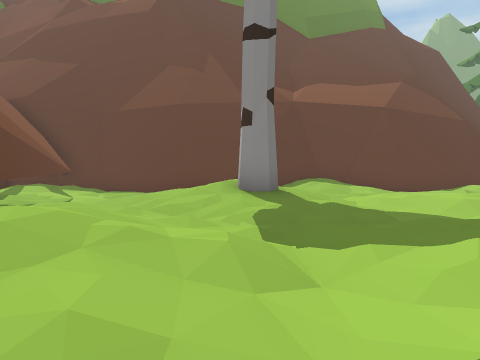
view 1 (above)

24 first-person views from a walk through a Unity game level. The camera is 1.3 m above the floor, tilts 2° down and sees 70° across. The floor is counted in squares, 2 m on a side. Each view is taken from the middle of a square. On the plan, view 1 faces up. The plan holds only what a view shows up to about 10 squares ahead; the rest is blank. The place goes on beyond the plan. The player character is not drawn. Some animated figures are left out.

view 2
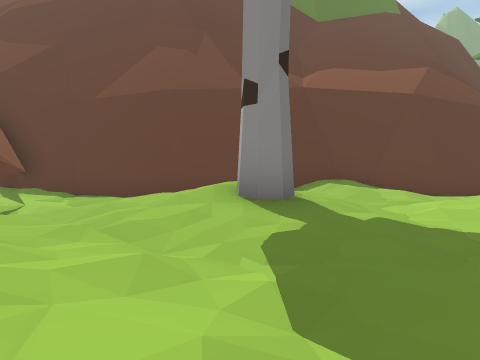

view 3
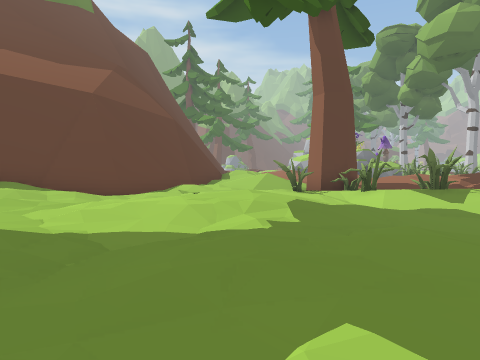

view 4
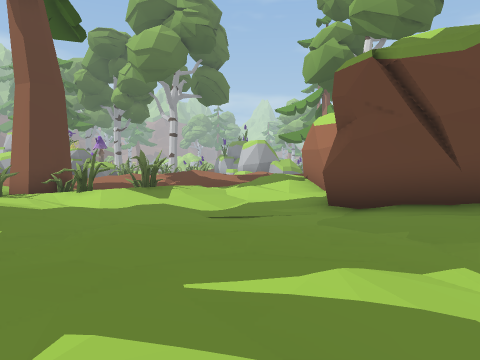

view 5
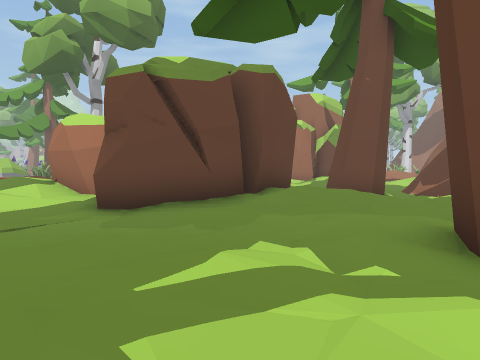

view 6
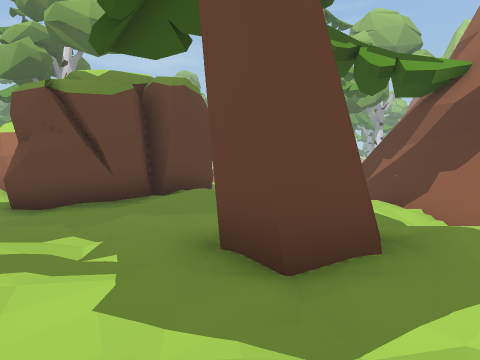

view 7
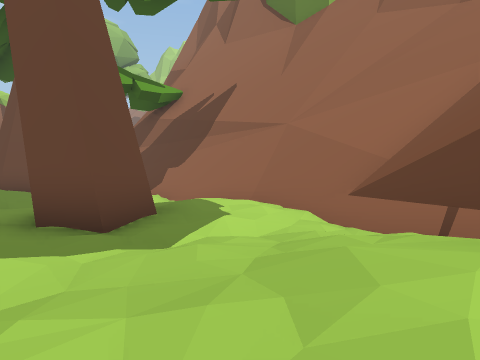

view 8
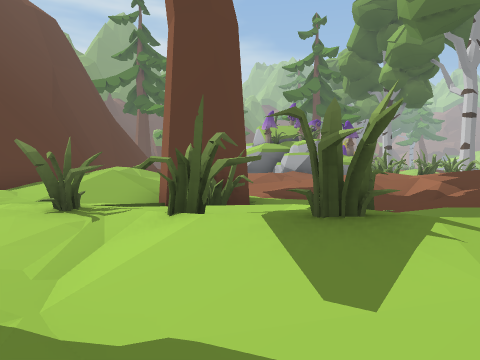

view 9
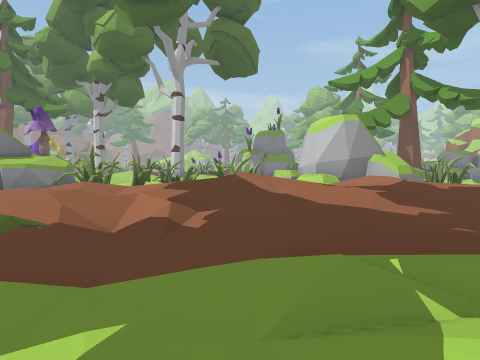

view 10
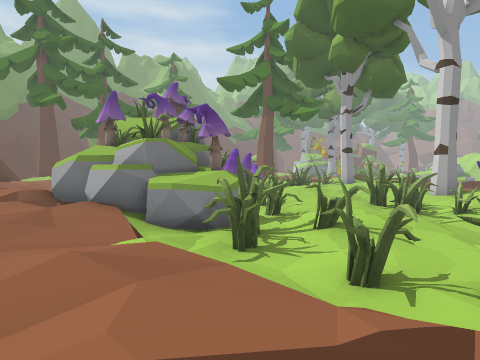

view 11
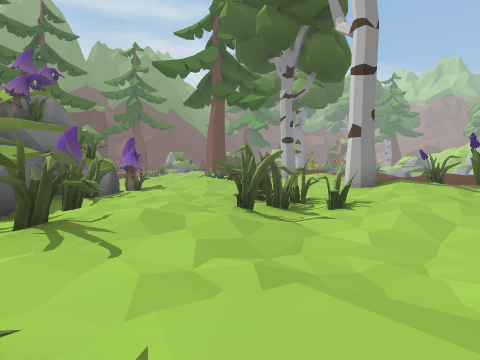

view 12
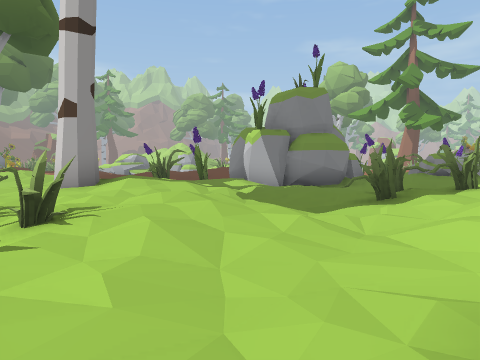

view 13
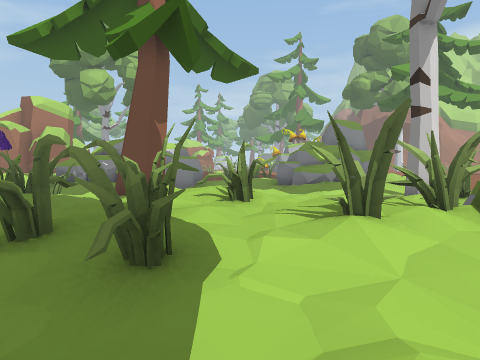

view 14
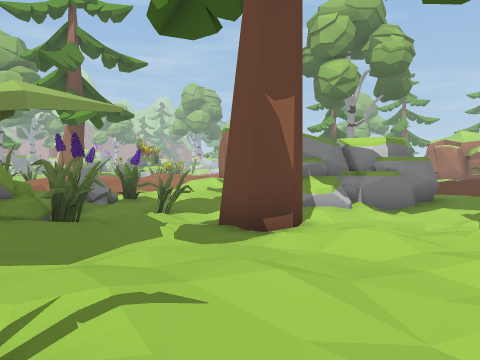

view 15
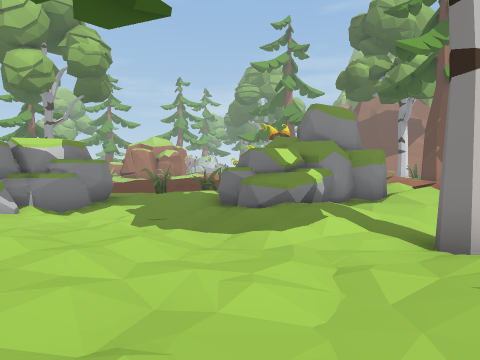

view 16
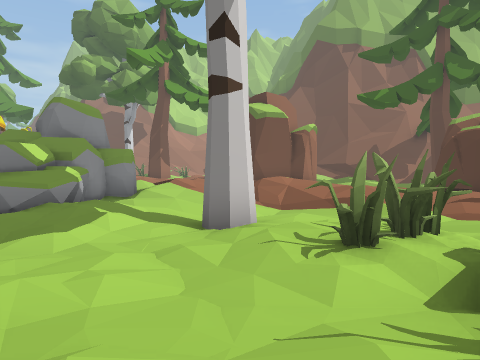

view 17
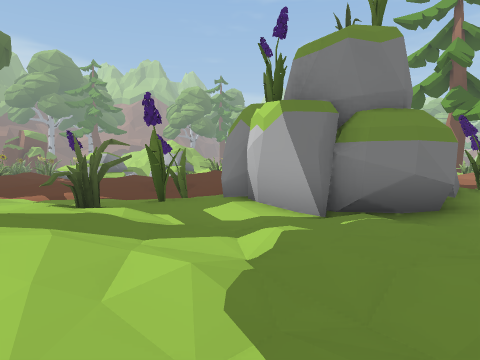

view 18
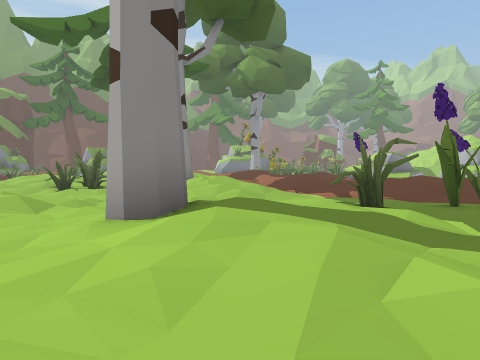

view 19
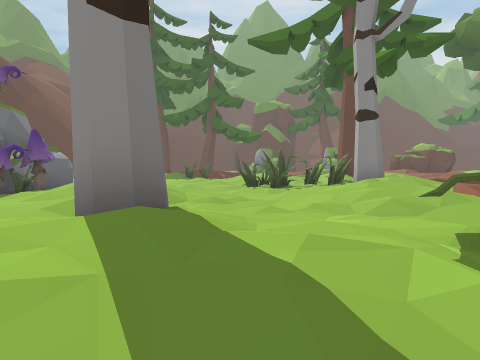

view 20
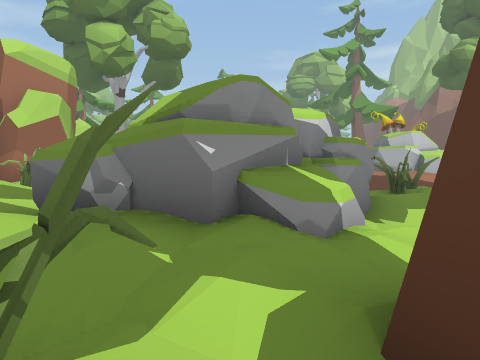

view 21
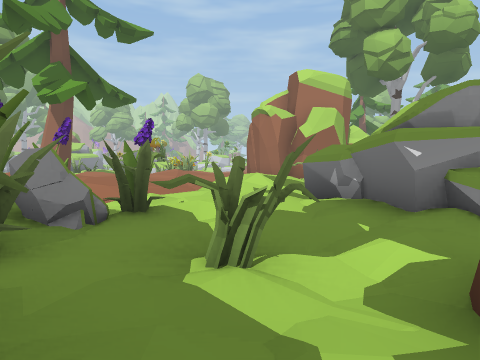

view 22
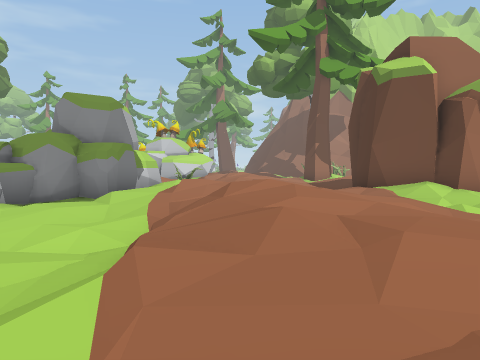

view 23
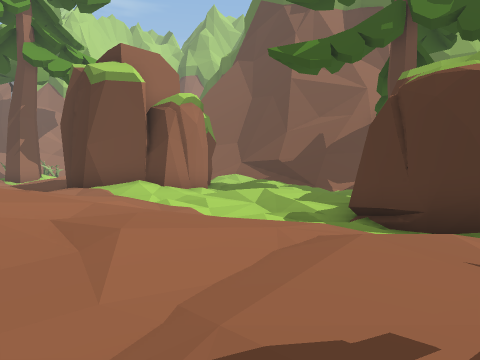

view 24
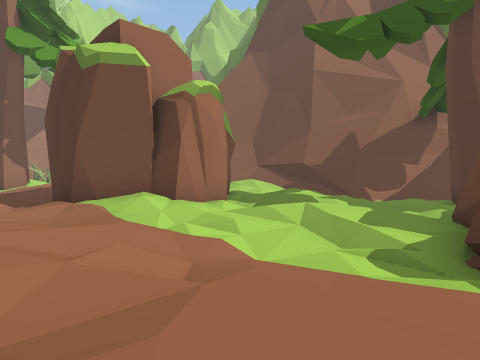

### Floor plan
Key: @ floor where view 1 was taken; # wall or solid block; x gap in a wall; . main floor; : floor 0.25 m higher than the main floor; - floor 0.25 m lower than the main floor; + floor 0.5 m higher than the main floor; _ floor 0.5 m lower than the main floor; * floor 0.75 m higher than the main floor; % floor 1 m higher than the main floor; / step, stairs or slope; ^ raised ledge; M mushroom; R rock; O other object.
Columns run from 5 left of view 1 to 36 right of it. Each row starts with its distance up from view 1.
 14                 #     %#    ##    O  O**
 13                ##     /#    #M  :.-. #/++
 12              ###*    +:#  ###OM +.-/:  ./
 11 ##############:      ++#  #M///+:.-.+*/..
 10 #--###//:...:./*+    +/####O::....../:/.:
  9 #--.::::.-....///  .::.-##O:::.--:../...:
  8 ##-.:*::..   ..##-::+:.-O.:..OO-.....--/:+
  7  #-./#:.::: .O.O#-:++//OOO:/OOO/.#/::O .:+
  6  #..:::..:::.-O.--./:+/OOO./-O:::++:O/ -//
  5  #..-..--..../O:O_./**/OO.-_-.::::/:O/O.:/
  4    :..-...---.O/--./*% OO.-__-/.-/..:##
  3    +:..::..--/.:./:+*/  ..-___----..##
  2   #+:...::-_---/:/::*+++/#  //--O...#
  1   #:......-_--.//  .+**//#   .O.OO-.##
  0   #.-@-...--##.##   +*   #  ^O+.OO/::#
 -1   #/..#...:#####         # ^O+:O+:./ROO
 -2   ##::...:+##      .:::--OOO-.:/+..RRR O
 -3    ##/-..++#     #/:+:..-O.O.-.::/-OOO:+
 -4     ##/..::#    ##.:++:/--........--OORO
 -5      ##:..##  ###_-:++//--#---/..##OO.ROO
 -6       ##  ##.//..--///+/__--./-.--x..:/-./
 -7        ## -....:/--./**/---./.____^##:/.-/
 -8         ## -//.+//.:+*///..:^.___-####../.
 -9             :+/.:..:/  ::..###--__#   .//+
-10               //##/./ ++/#####../##   ./
-11               :###/:: **/#    +:.#
-12                  ##/    *#     OO
-13                   #.          OO
-14                   #.

Positions as (right, up) in squares from view 1, and headings:
1: (0, 0), facing up
2: (0, 2), facing up
3: (1, 2), facing up-right
4: (1, 2), facing right
5: (1, 3), facing down-right
6: (-1, 2), facing down-right
7: (-1, 4), facing down
8: (7, 3), facing up-right
9: (10, 4), facing right
10: (15, 4), facing up-right
11: (19, 3), facing up-right
12: (21, 4), facing right
13: (26, 4), facing down
14: (25, -1), facing down-right
15: (24, -1), facing down
16: (25, -1), facing down-left
17: (26, 4), facing right
18: (26, 4), facing up-right
19: (29, 4), facing up
20: (30, -4), facing down
21: (29, -3), facing down-right
22: (17, -2), facing down
23: (17, -2), facing down-left
24: (16, -4), facing down-left
